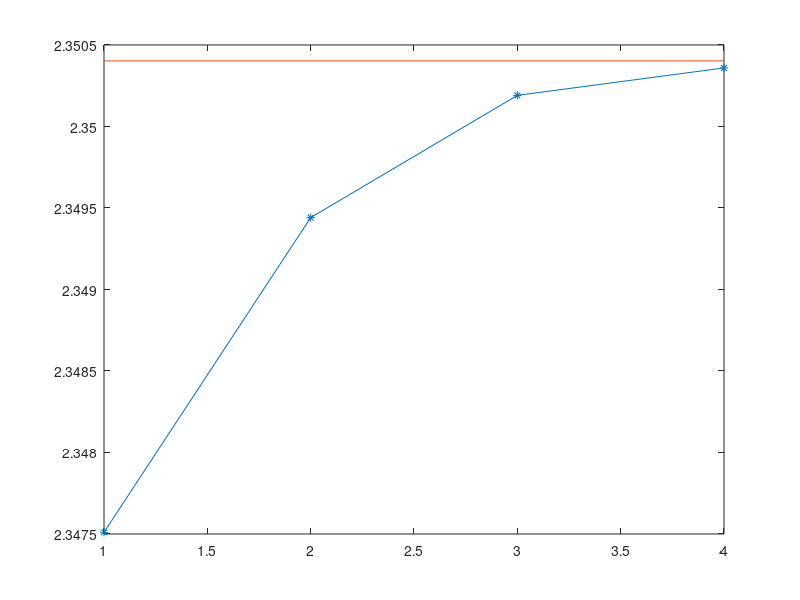
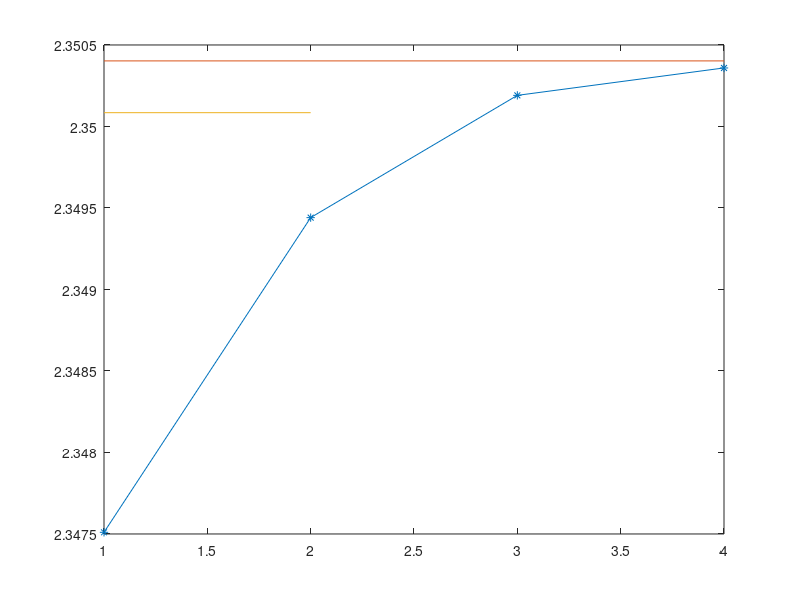
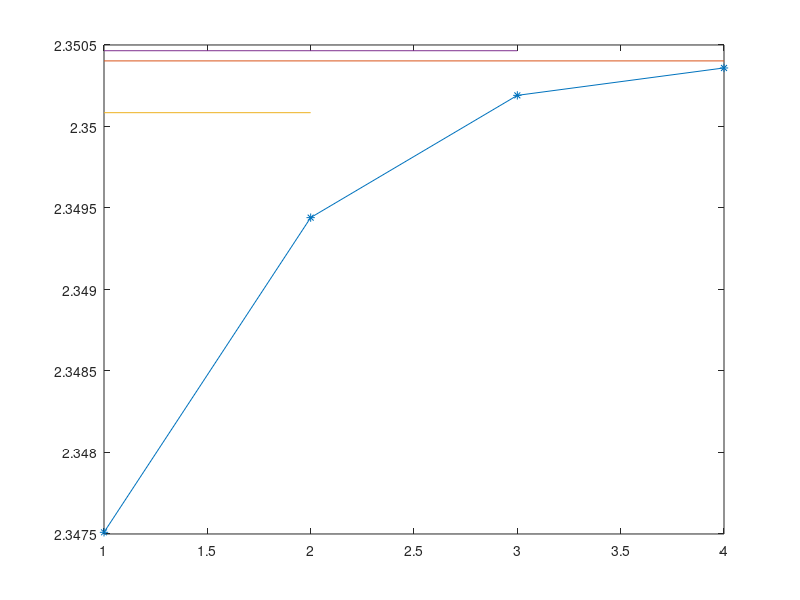

Reproduce these figures in MATLAB, in order.
function romberg

f = inline('sin(x)*exp(cos(x))','x');

% slozene lichobeznikove pravidlo
function [integral] = lichobeznik(funkce,odkud,kam,krok)
    xArr=odkud:krok:kam;
    integral=0;
    for x=xArr
        % secteme vsechny funkcni hodnoty, ktere se opakuji dvakrat
    	integral=integral+funkce(x);
    end;
    % a odecteme povoliny kraju
    integral=integral-0.5*funkce(xArr(1))-0.5*funkce(xArr(size(xArr,2)));
    integral=integral*krok;
end

integ=zeros(4,1);
h0=0.1;
for i=1:4,
%  h=h0^(i)
  h=h0/(2^(i-1))
  integ(i)=lichobeznik(f,0,pi,h);
end;
integ

%presna hodnota:
v=(exp(1)-exp(-1));

figure
plot(1:4,integ,'*-',[1 4], [v v]);

figure
r1=4/3*integ(2)-1/3*integ(1)
plot(1:4,integ,'*-',[1 4], [v v], [1 2], [r1 r1]);

figure
r2=64/45*integ(3)-20/45*integ(2)+1/45*integ(1)
plot(1:4,integ,'*-',[1 4], [v v], [1 2], [r1 r1], [1 3], [r2,r2]);

end
